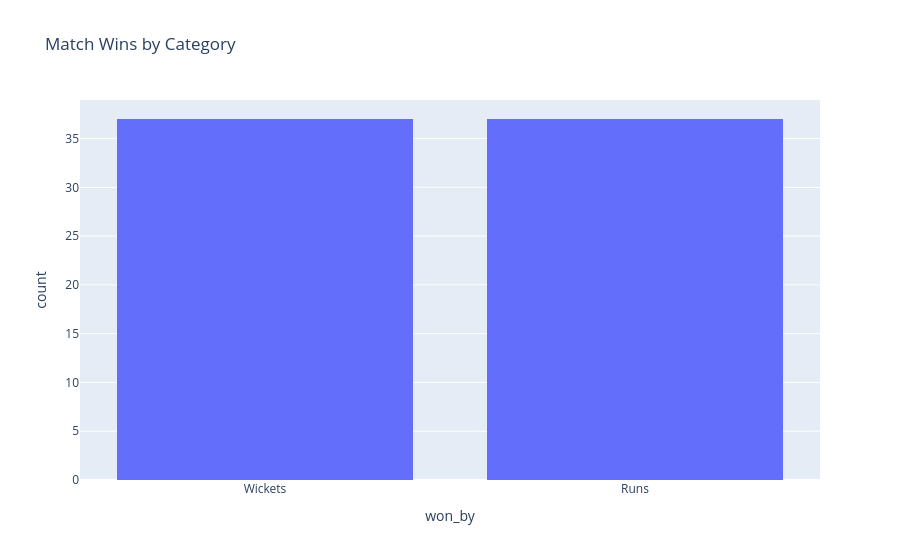

Notebook code cell kept with this figure:
### Markdown cell above
4. how do teams win ? (runs vs wickets)

### Code cell
fig = px.histogram(df, x='won_by', title='Match Wins by Category')
fig.show()

### Figure 1 — Plotly figure (JSON) as saved in the notebook; plotly's stock layout.template omitted (floating-point values rounded to 4 significant figures)
{"data": [{"bingroup": "x", "hovertemplate": "won_by=%{x}<br>count=%{y}<extra></extra>", "legendgroup": "", "marker": {"color": "#636efa", "pattern": {"shape": ""}}, "name": "", "orientation": "v", "showlegend": false, "type": "histogram", "x": ["Wickets", "Wickets", "Wickets", "Wickets", "Runs", "Wickets", "Wickets", "Wickets", "Runs", "Runs", "Runs", "Runs", "Wickets", "Wickets", "Wickets", "Wickets", "Wickets", "Wickets", "Runs", "Runs", "Wickets", "Runs", "Runs", "Runs", "Wickets", "Runs", "Runs", "Wickets", "Wickets", "Runs", "Runs", "Wickets", "Wickets", "Runs", "Runs", "Wickets", "Runs", "Runs", "Runs", "Wickets", "Wickets", "Runs", "Wickets", "Wickets", "Runs", "Runs", "Wickets", "Wickets", "Runs", "Runs", "Runs", "Wickets", "Runs", "Runs", "Runs", "Runs", "Runs", "Wickets", "Wickets", "Runs", "Runs", "Wickets", "Runs", "Runs", "Runs", "Runs", "Wickets", "Wickets", "Wickets", "Wickets", "Wickets", "Runs", "Wickets", "Wickets"], "xaxis": "x", "yaxis": "y"}], "layout": {"barmode": "relative", "legend": {"tracegroupgap": 0}, "title": {"text": "Match Wins by Category"}, "xaxis": {"anchor": "y", "domain": [0, 1], "title": {"text": "won_by"}}, "yaxis": {"anchor": "x", "domain": [0, 1], "title": {"text": "count"}}}}
